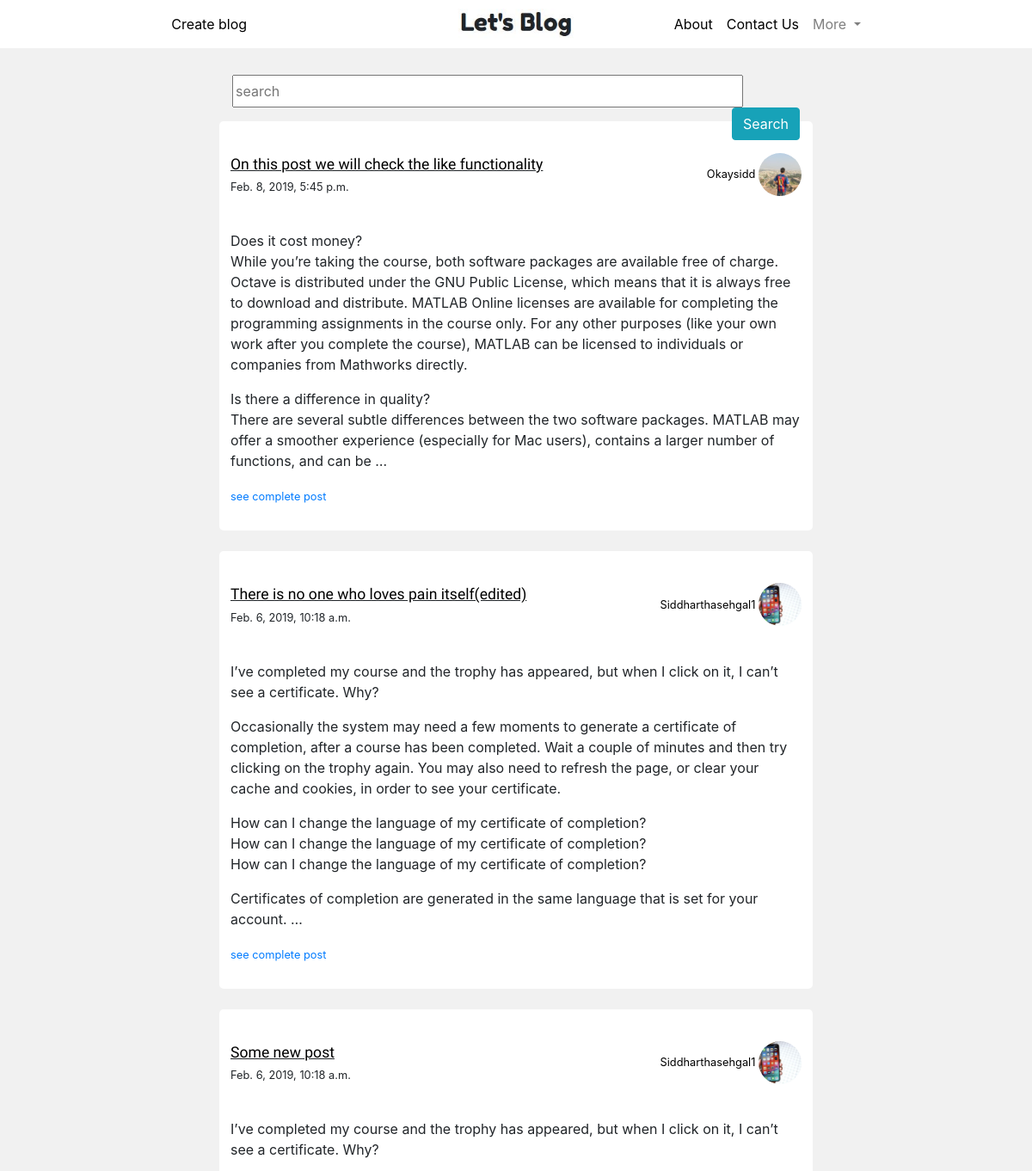
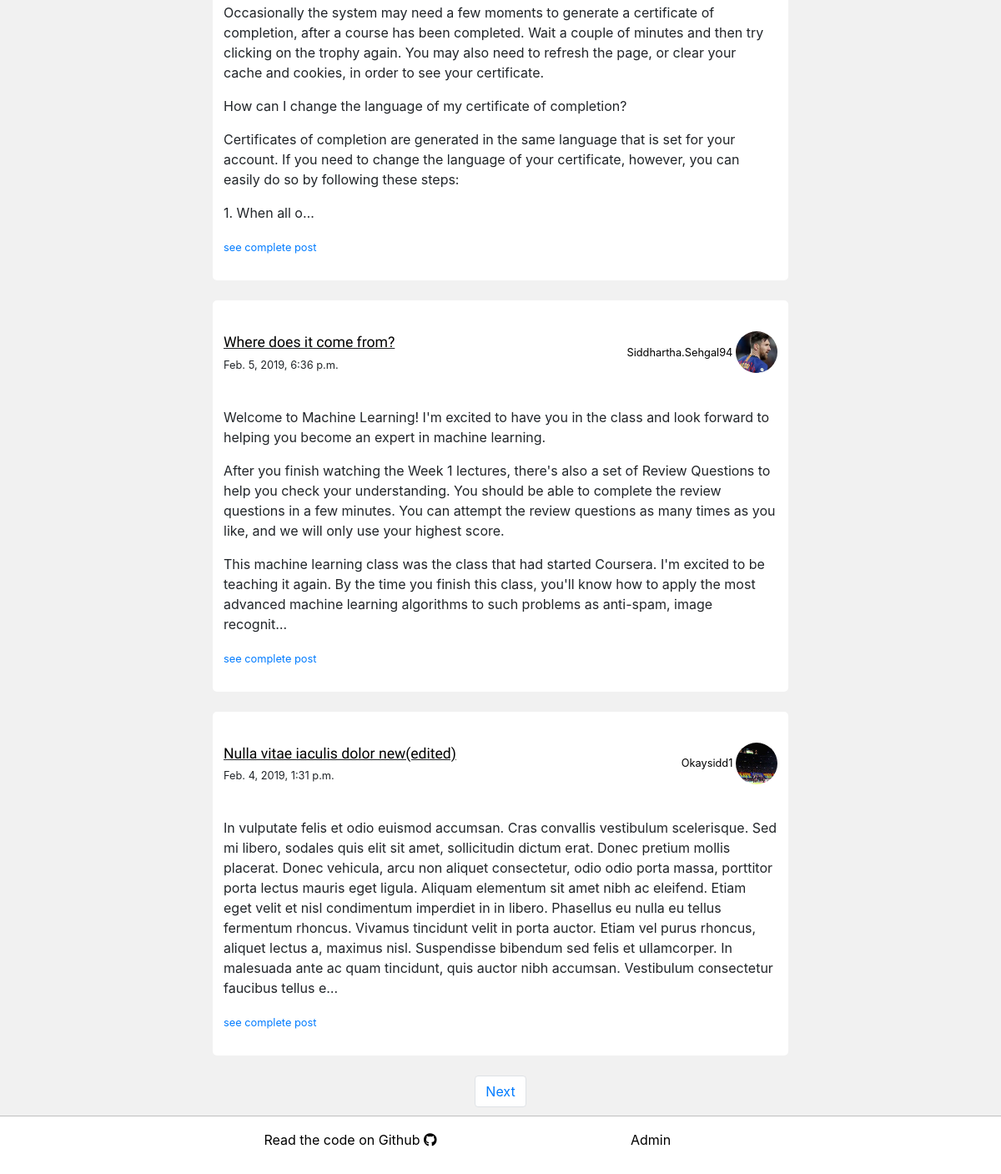
The app's page / (signed in) with its own data (2 pictures, top to bottom).
### blogs_app/models.py (models this page shows, shortened)
class Post_model(models.Model):
    author = models.ForeignKey(Author_model, on_delete=models.CASCADE)
    title_original = models.CharField(max_length=200)
    title_edited = models.CharField(max_length=200, default="")
    body_original = models.TextField()
    body_edited = models.TextField(default="")
    created_on = models.DateTimeField(auto_now_add=True)
    created_on = models.DateTimeField(default=timezone.now())
    modified_on = models.DateTimeField(blank=True, null=True)
    published_on = models.DateTimeField(blank=True, null=True)
    likes = models.PositiveIntegerField(default=0)
    liked_by = models.ManyToManyField(Author_model, related_name="liked_by", blank=True, null=True, default=[])

### users_app/models.py (models this page shows, shortened)
class Author_model(models.Model):
    author_name = models.OneToOneField(User, on_delete=models.CASCADE, primary_key=True)
    git = models.URLField(max_length=128, blank=True)
    profile_pic = models.ImageField(default='default.jpeg', upload_to='profile_pics')
    def __str__(self):
        return str(self.author_name)

### blogs_app/views.py (the view)
# urls.py: path('', ListPostView.as_view(), name="all-post"),
class ListPostView(LoginRequiredMixin, ListView):
    login_url = '/login/'
    redirect_field_name = 'next'
    model = Post_model
    fields = ['title_original', 'body_original', 'author']
    ordering = ['-published_on']
    paginate_by = 5
    def get_context_data(self, **kwargs):
        context = super().get_context_data(**kwargs)
        context['title'] = 'Let\'s Blog'
        return context
    def get_queryset(self):
        queryset = Post_model.objects.filter(published_on__lte=timezone.now()).order_by('-published_on')
        return queryset

### blogs_app/templates/blogs_app/post_model_list.html (shortened to what this page needs)
{% extends 'system_app/base.html' %}
{% block base_body_block %}
{% load staticfiles %}
<link rel="stylesheet" href="{% static 'blogs_app/post_model_list.css' %}">
<br><br>
<div class="container">
    <div class="search-bar">
        <form class="form-group" action="{% url 'blogs:search-results' %}" method="POST">
            <input type="text" name="search-query" class="find-post" placeholder="search">
            <input type="submit" class="search-button btn btn-info" value="Search">
        </form>
    </div>
  {% for post in post_model_list %}
    <div class="post-complete">
      <br>
      <div class="row ">
          <div class="col-md-8">
              <span class="post-title"><a class="black-href" href="{% url 'blogs:post' pk=post.pk %}">{{ post.title_original }}</a></span>
              <br>
              <small>{{ post.created_on }}</small>
          </div>
          <div class="col-md-4">
              <span class="author-name">
                  <a class="black-href" href="{% url 'users:view-profile' pk=post.author.pk %}">
                      <small>
                          {{ post.author|title }}
                      </small>
                      <img class="profile-pic" src="{{ post.author.profile_pic.url }}" alt="no image found">
                  </a>
              </span>
          </div>
          </div><br>
          <p><span class="postarea">{{ post.body_original|truncatechars:700|linebreaks }}</span>
          {% if post.body_original|length|get_digit:"-1" > 600 %}
            <small><a href="{% url 'blogs:post' pk=post.pk %}">see complete post</a></small>
          {% endif %}
          </p>
    </div><br>
  {% endfor %}
  {% if is_paginated %}
    <nav>
        <ul class="pagination justify-content-center">
            {% if page_obj.has_next %}
                <li class="page-item">
                    <a class="page-link" href="?page={{ page_obj.next_page_number }}">Next</a>
                </li>
            {% endif %}
        </ul>
    </nav>
  {% endif %}
  <br><br>
</div>
{% endblock %}

### system_app/static/system_app/base.css (style rules this page uses)
html, body { height: 100%; margin: 0px; }
.black-href { color: black; }

### blogs_app/static/blogs_app/post_model_list.css (style rules this page uses)
.container { width: 60%; }
.post-title { font-family: 'Expletus Sans', cursive; font-size: 1.1em; text-decoration: underline; }
.author-name { float: right; }
.post-complete { background-color: white; padding: 13px; border-radius: 5px; }
body { background-color: #f1f1f1; }
.find-post { width: 90%; height: 38px; }
.search-bar { margin: 15px; }
.search-button { float: right; }
.black-href { color: black; }
.profile-pic { width: 50px; height: 50px; border-radius: 50%; object-fit: cover; }

### records on screen
Post_model: title_original "On this post we will check the like functionality", created_on "Feb. 8, 2019, 5:45 p.m.", author "Okaysidd", author.profile_pic (picture), body_original "Does it cost money? While you’re taking the course, both software packages are available free of charge. Octave is distributed under the GNU Public License, which means that it is always free to download and distribute. MATLAB Online licenses are available for completing the programming assignments in the course only. For any other purposes (like your own work after you complete the course), MATLAB can be licensed to individuals or companies from Mathworks directly. Is there a difference in quality? There are several subtle differences between the two software packages. MATLAB may offer a smoother experience (especially for Mac users), contains a larger number of functions, and can be …", shows "see complete post"
Post_model: title_original "There is no one who loves pain itself(edited)", created_on "Feb. 6, 2019, 10:18 a.m.", author "Siddharthasehgal1", author.profile_pic (picture), body_original "I’ve completed my course and the trophy has appeared, but when I click on it, I can’t see a certificate. Why? Occasionally the system may need a few moments to generate a certificate of completion, after a course has been completed. Wait a couple of minutes and then try clicking on the trophy again. You may also need to refresh the page, or clear your cache and cookies, in order to see your certificate. How can I change the language of my certificate of completion? How can I change the language of my certificate of completion? How can I change the language of my certificate of completion? Certificates of completion are generated in the same language that is set for your account. …", shows "see complete post"
Post_model: title_original "Some new post", created_on "Feb. 6, 2019, 10:18 a.m.", author "Siddharthasehgal1", author.profile_pic (picture), body_original "I’ve completed my course and the trophy has appeared, but when I click on it, I can’t see a certificate. Why? Occasionally the system may need a few moments to generate a certificate of completion, after a course has been completed. Wait a couple of minutes and then try clicking on the trophy again. You may also need to refresh the page, or clear your cache and cookies, in order to see your certificate. How can I change the language of my certificate of completion? Certificates of completion are generated in the same language that is set for your account. If you need to change the language of your certificate, however, you can easily do so by following these steps: 1. When all o…", shows "see complete post"
Post_model: title_original "Where does it come from?", created_on "Feb. 5, 2019, 6:36 p.m.", author "Siddhartha.Sehgal94", author.profile_pic (picture), body_original "Welcome to Machine Learning! I'm excited to have you in the class and look forward to helping you become an expert in machine learning. After you finish watching the Week 1 lectures, there's also a set of Review Questions to help you check your understanding. You should be able to complete the review questions in a few minutes. You can attempt the review questions as many times as you like, and we will only use your highest score. This machine learning class was the class that had started Coursera. I'm excited to be teaching it again. By the time you finish this class, you'll know how to apply the most advanced machine learning algorithms to such problems as anti-spam, image recognit…", shows "see complete post"
Post_model: title_original "Nulla vitae iaculis dolor new(edited)", created_on "Feb. 4, 2019, 1:31 p.m.", author "Okaysidd1", author.profile_pic (picture), body_original "In vulputate felis et odio euismod accumsan. Cras convallis vestibulum scelerisque. Sed mi libero, sodales quis elit sit amet, sollicitudin dictum erat. Donec pretium mollis placerat. Donec vehicula, arcu non aliquet consectetur, odio odio porta massa, porttitor porta lectus mauris eget ligula. Aliquam elementum sit amet nibh ac eleifend. Etiam eget velit et nisl condimentum imperdiet in in libero. Phasellus eu nulla eu tellus fermentum rhoncus. Vivamus tincidunt velit in porta auctor. Etiam vel purus rhoncus, aliquet lectus a, maximus nisl. Suspendisse bibendum sed felis et ullamcorper. In malesuada ante ac quam tincidunt, quis auctor nibh accumsan. Vestibulum consectetur faucibus tellus e…", shows "see complete post"
